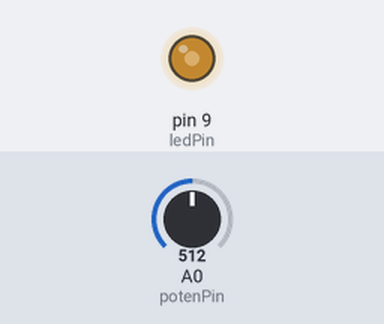
Recording of a sketch running on a simulated Arduino Uno, built with avr-gcc and run on an emulated ATmega328P. On the bench: output pins drawn as LEDs (lit = HIGH). Inputs (shaded band) come from the test bench; at power-on: A0 (potenPin) = 512.

Above: at 1.2 s.
1.3 s: A0 (potenPin) set to 716
At 2.1 s:
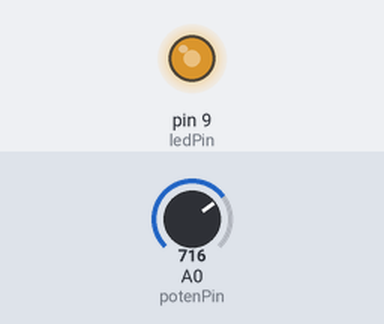
2.8 s: A0 (potenPin) set to 900
At 3.2 s:
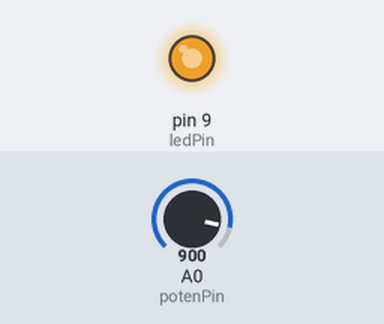
4.3 s: A0 (potenPin) set to 122
At 5.5 s:
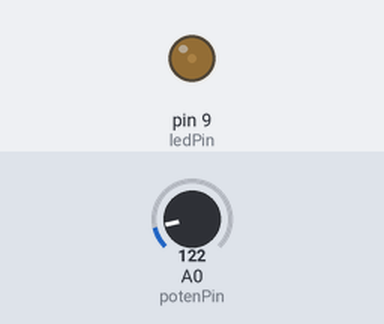
5.8 s: A0 (potenPin) set to 0
At 6.7 s:
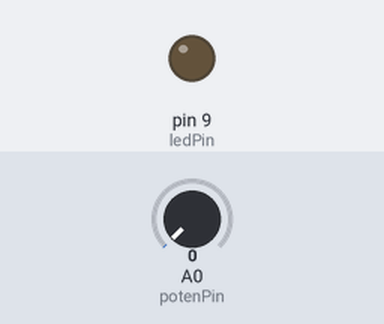
7.3 s: A0 (potenPin) set to 511
At 7.9 s:
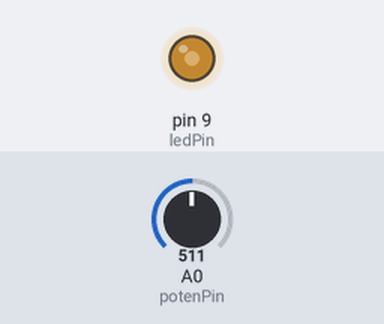
Timing chart, 0 to 9.8 s (numbered marks = the images above; inputs shaded):
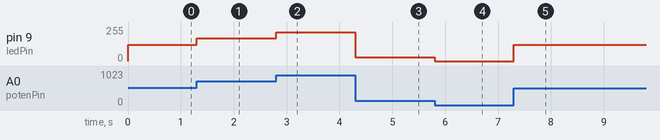

Measured:
- after the input at 1.3 s, pin 9 (ledPin): 122/255 → 171/255 at once
- after the input at 2.8 s, pin 9 (ledPin): 171/255 → 216/255 at once
- after the input at 4.3 s, pin 9 (ledPin): 216/255 → 29/255 at once
- after the input at 5.8 s, pin 9 (ledPin): 29/255 → 0/255 at once
- after the input at 7.3 s, pin 9 (ledPin): 0/255 → 122/255 at once

The sketch:

sketch_jan26b.ino
```cpp
const int ledPin = 9;
const int potenPin = A0;

void setup() {
  pinMode(ledPin, OUTPUT);
  pinMode(potenPin, INPUT);
}

void loop() {
  // analogRead give values in range 0-1023
  int value = analogRead(potenPin);

  // factor for fixing range is 0.24
  int out = value * 0.24;
  analogWrite(ledPin, out);
}
```
